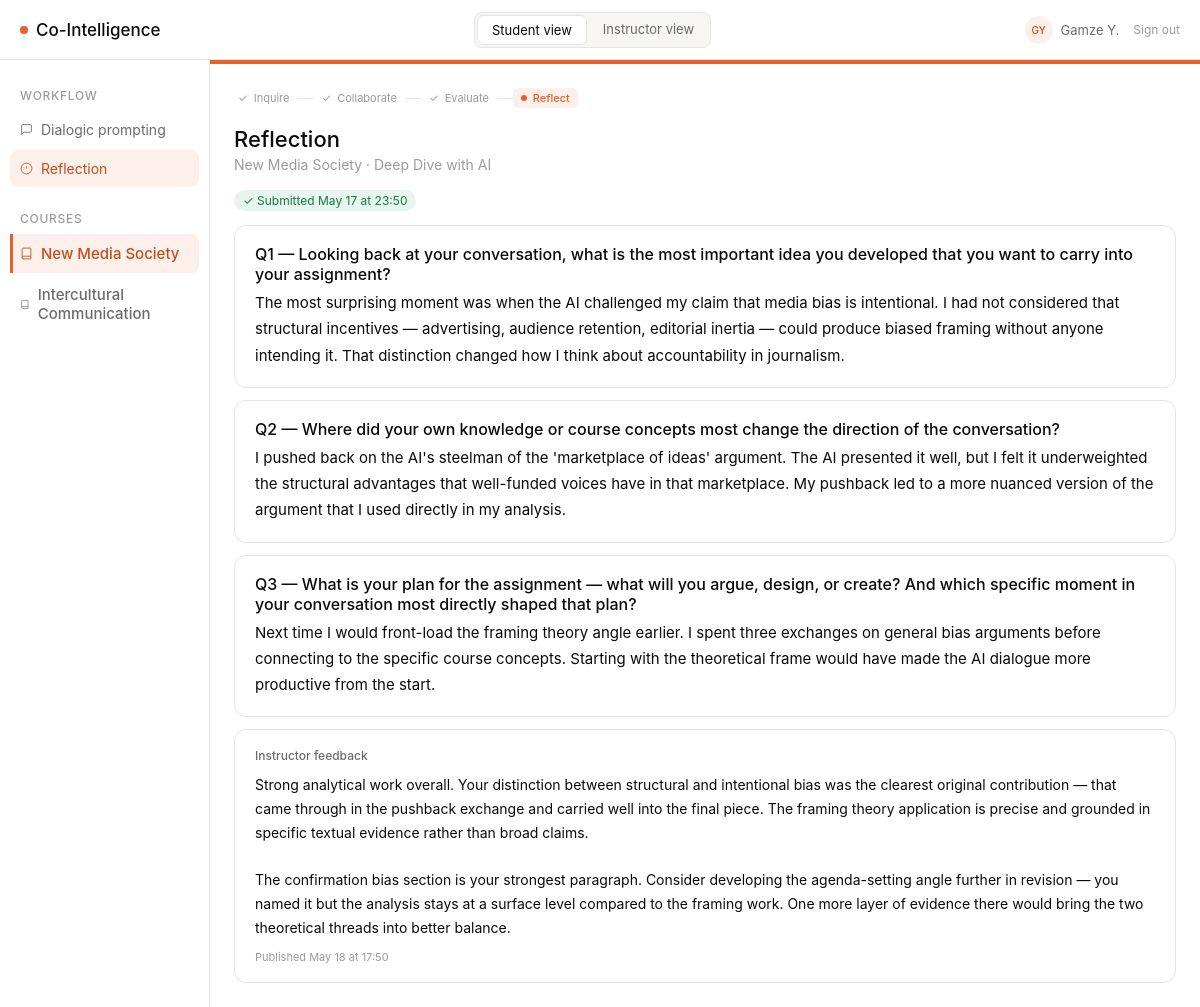
Page /student/reflection (signed in) on the committed database.
### models/models.py (models this page shows, shortened)
class User(db.Model, UserMixin):
    __tablename__ = "users"
    id = db.Column(db.Integer, primary_key=True)
    role = db.Column(db.String(20), nullable=False, default="student")  # instructor | student | dev
    display_name = db.Column(db.String(100), nullable=False)
    is_dev = db.Column(db.Boolean, nullable=False, default=False)

class Course(db.Model):
    __tablename__ = "courses"
    id = db.Column(db.Integer, primary_key=True)
    name = db.Column(db.String(200), nullable=False)
    learning_objective = db.Column(db.Text, nullable=False)
    required_concepts = db.Column(db.JSON, nullable=False, default=list)
    output_modalities = db.Column(db.JSON, nullable=False, default=list)
    min_exchanges = db.Column(db.Integer, nullable=False, default=5)
    color = db.Column(db.String(20), nullable=False, default="#E8602A")
    color_light = db.Column(db.String(20), nullable=False, default="#FDF0EA")
    color_text = db.Column(db.String(20), nullable=False, default="#C04E1E")
    color_hover = db.Column(db.String(20), nullable=False, default="#d4521f")
    assignments = db.relationship("Assignment", back_populates="course")
    students = db.relationship("Student", back_populates="course")

class Assignment(db.Model):
    __tablename__ = "assignments"
    id = db.Column(db.Integer, primary_key=True)
    course_id = db.Column(db.Integer, db.ForeignKey("courses.id"), nullable=False)
    title = db.Column(db.String(200), nullable=False)
    description = db.Column(db.Text, nullable=False)
    due_date = db.Column(db.DateTime, nullable=True)
    modality = db.Column(db.String(100), nullable=True)
    instructions = db.Column(db.Text, nullable=True)
    sections_config = db.Column(db.JSON, nullable=True)
    concepts_required = db.Column(db.Boolean, nullable=False, default=False)
    required_concepts = db.Column(db.JSON, nullable=False, default=list)
    intensity = db.Column(db.String(50), nullable=False, default="balanced")
    phase_1_end = db.Column(db.Integer, nullable=False, default=3)
    phase_2_end = db.Column(db.Integer, nullable=False, default=6)
    phase_3_end = db.Column(db.Integer, nullable=False, default=9)
    supplementary_instructions = db.Column(db.Text, nullable=False, default="")
    max_score = db.Column(db.Float, nullable=False, default=100)
    reflection_q1 = db.Column(db.Text, nullable=False, default="Looking back at your conversation, what is the most important idea you developed that you want to carry into your assignment?")
    reflection_q2 = db.Column(db.Text, nullable=False, default="Where did your own knowledge or course concepts most change the direction of the conversation?")
    reflection_q3 = db.Column(db.Text, nullable=False, default="What is your plan for the assignment — what will you argue, design, or create? And which specific moment in your conversation most directly shaped that plan?")
    course = db.relationship("Course", back_populates="assignments")
    exchanges = db.relationship("PromptExchange", back_populates="assignment")
    reflections = db.relationship("Reflection", back_populates="assignment")
    outputs = db.relationship("Output", back_populates="assignment")
    assessment_scores = db.relationship("AssessmentScore", back_populates="assignment")
    session_summaries = db.relationship("SessionSummary", back_populates="assignment")

class Reflection(db.Model):
    __tablename__ = "reflections"
    id = db.Column(db.Integer, primary_key=True)
    student_id = db.Column(db.Integer, db.ForeignKey("students.id"), nullable=False)
    assignment_id = db.Column(db.Integer, db.ForeignKey("assignments.id"), nullable=False)
    question_1 = db.Column(db.Text, nullable=False)
    question_2 = db.Column(db.Text, nullable=False)
    question_3 = db.Column(db.Text, nullable=False)
    submitted_at = db.Column(db.DateTime, default=datetime.utcnow)
    is_submitted = db.Column(db.Boolean, nullable=False, default=False)
    is_reopened = db.Column(db.Boolean, nullable=False, default=False)
    reopened_at = db.Column(db.DateTime, nullable=True)
    resubmitted_at = db.Column(db.DateTime, nullable=True)
    student = db.relationship("Student", back_populates="reflections")
    assignment = db.relationship("Assignment", back_populates="reflections")

class Grade(db.Model):
    __tablename__ = "grades"
    id = db.Column(db.Integer, primary_key=True)
    student_id = db.Column(db.Integer, db.ForeignKey("students.id"), nullable=False)
    assignment_id = db.Column(db.Integer, db.ForeignKey("assignments.id"), nullable=False)
    score = db.Column(db.Float, nullable=True)
    max_score = db.Column(db.Float, nullable=False, default=100)
    feedback = db.Column(db.Text, nullable=True)
    is_published = db.Column(db.Boolean, nullable=False, default=False)
    published_at = db.Column(db.DateTime, nullable=True)
    created_at = db.Column(db.DateTime, default=datetime.utcnow)
    updated_at = db.Column(db.DateTime, default=datetime.utcnow)
    student = db.relationship("Student")
    assignment = db.relationship("Assignment")

### routes/student_routes.py (the view, shortened to what this page needs)
@student_bp.route("/reflection", methods=["GET", "POST"])
def reflection():
    student, assignment, course = _get_context()
    existing = Reflection.query.filter_by(
        student_id=student.id, assignment_id=assignment.id
    ).first()
    questions = {
        "question_1": getattr(assignment, "reflection_q1", None) or DEFAULT_REFLECTION_QUESTIONS["question_1"],
        "question_2": getattr(assignment, "reflection_q2", None) or DEFAULT_REFLECTION_QUESTIONS["question_2"],
        "question_3": getattr(assignment, "reflection_q3", None) or DEFAULT_REFLECTION_QUESTIONS["question_3"],
    }
    grade = Grade.query.filter_by(
        student_id=student.id, assignment_id=assignment.id
    ).first()
    return render_template(
        "student/reflection.html",
        student=student,
        assignment=assignment,
        course=course,
        existing=existing,
        questions=questions,
        grade=grade,
    )

### templates/student/reflection.html (shortened to what this page needs)
{% extends "base.html" %}
{% block sidebar %}
<nav class="sidebar">
  <div class="sidebar-section">Workflow</div>
  <a href="{{ url_for('student.prompting') }}"
     class="sidebar-item{% if request.endpoint == 'student.prompting' %} active{% endif %}">
    <svg width="13" height="13" fill="none" stroke="currentColor" stroke-width="1.6" viewBox="0 0 24 24"><path d="M21 15a2 2 0 0 1-2 2H7l-4 4V5a2 2 0 0 1 2-2h14a2 2 0 0 1 2 2z"/></svg>
    Dialogic prompting
  </a>
  <a href="{{ url_for('student.reflection') }}"
     class="sidebar-item{% if request.endpoint == 'student.reflection' %} active{% endif %}">
    <svg width="13" height="13" fill="none" stroke="currentColor" stroke-width="1.6" viewBox="0 0 24 24"><circle cx="12" cy="12" r="10"/><line x1="12" y1="8" x2="12" y2="12"/><line x1="12" y1="16" x2="12.01" y2="16"/></svg>
    Reflection
  </a>
  {% include "_course_nav.html" %}
</nav>
{% endblock %}
{% block content %}
{% set is_submitted = existing is not none and existing.is_submitted %}
{% set is_reopened  = existing is not none and existing.is_submitted and existing.is_reopened %}
<div style="margin-bottom:18px;">
  <div class="phase-track">
    <div class="phase-step done">
      <span class="phase-check">✓</span> Inquire
    </div>
    <div class="phase-sep"></div>
    <div class="phase-step done">
      <span class="phase-check">✓</span> Collaborate
    </div>
    <div class="phase-sep"></div>
    <div class="phase-step done">
      <span class="phase-check">✓</span> Evaluate
    </div>
    <div class="phase-sep"></div>
    <div class="phase-step active">
      <span class="phase-dot"></span><span class="phase-check">✓</span> Reflect
    </div>
  </div>
</div>
<div style="margin-bottom:16px;">
  <h1 class="page-title">Reflection</h1>
  <div class="page-sub">{{ course.name }} &middot; {{ assignment.title }}</div>
</div>
{% if is_submitted and not is_reopened %}
<div style="margin-bottom:14px;">
  <span class="pill pill-submitted">&#10003; Submitted {{ existing.submitted_at.strftime('%b %d at %H:%M') }}
  </span>
</div>
<div class="card q-card">
  <div class="q-label">Q1 — {{ questions['question_1'] }}</div>
  <div class="q-answer">{{ existing.question_1 }}</div>
</div>
<div class="card q-card">
  <div class="q-label">Q2 — {{ questions['question_2'] }}</div>
  <div class="q-answer">{{ existing.question_2 }}</div>
</div>
<div class="card q-card">
  <div class="q-label">Q3 — {{ questions['question_3'] }}</div>
  <div class="q-answer">{{ existing.question_3 }}</div>
</div>
<div class="card" style="margin-top:4px;">
  <div style="font-size:12px;font-weight:500;color:var(--text-secondary);margin-bottom:10px;">Instructor feedback</div>
  {% if grade and grade.is_published %}
    {% if grade.feedback %}
    <div style="font-size:14px;color:var(--text-primary);line-height:1.7;white-space:pre-wrap;margin-bottom:10px;">{{ grade.feedback }}</div>
    {% endif %}
    <div style="font-size:11px;color:var(--text-tertiary);">Published {{ grade.published_at.strftime('%b %d at %H:%M') }}</div>
  {% else %}
    <div style="font-size:12px;color:var(--text-tertiary);">Your instructor will leave feedback here after reviewing your work.</div>
  {% endif %}
</div>
{% endif %}
{% endblock %}

### templates/base.html (shortened to what this page needs)
<!DOCTYPE html>
<html lang="en">
<head>
  <link rel="stylesheet" href="{{ url_for('static', filename='style.css') }}" />
  <link rel="stylesheet" href="https://cdn.jsdelivr.net/npm/@tabler/icons-webfont@latest/tabler-icons.min.css" />
</head>
<body>
{% set is_student    = request.path.startswith('/student') %}
{% set is_instructor = request.path.startswith('/instructor') %}
{% if current_user.is_authenticated %}
  {% set _display = current_user.display_name %}
  {% set _parts   = _display.split() %}
  {% set _initials = (_parts[0][0] + (_parts[1][0] if _parts|length > 1 else ''))|upper %}
{% elif is_student %}
  {% set _display  = "Alex M." %}
  {% set _initials = "AM" %}
{% else %}
  {% set _display  = "Instructor" %}
  {% set _initials = "IN" %}
{% endif %}
<div class="app">
  <div class="topbar">
    <a class="logo" href="/">
      <span class="logo-dot"></span>
      Co-Intelligence
    </a>
    <div class="topbar-toggles">
      {% if current_user.is_authenticated and current_user.role == 'student' %}
        <span class="topbar-toggle active" style="cursor:default;">Student view</span>
      {% else %}
        <a href="{{ url_for('student.prompting') }}"
           class="topbar-toggle{% if is_student %} active{% endif %}">
          Student view
        </a>
        <a href="{{ url_for('instructor.dashboard') }}"
           class="topbar-toggle{% if is_instructor %} active{% endif %}">
          Instructor view
        </a>
      {% endif %}
    </div>
    <div class="topbar-user">
      <div class="user-avatar">{{ _initials }}</div>
      <span class="user-name">{{ _display }}</span>
      <a href="{{ url_for('logout') }}"
         style="font-size:12px;color:var(--text-tertiary);text-decoration:none;margin-left:6px;">
        Sign out
      </a>
    </div>
  </div>
  <div class="main">
    {% block sidebar %}{% endblock %}
    <div class="content">
      {% block content %}{% endblock %}
    </div>
  </div>
</div>
</body>
</html>

### templates/_course_nav.html
{% if all_courses and all_courses | length > 1 %}
<div class="sidebar-section" style="margin-top:8px;">Courses</div>
{% for c in all_courses %}
<a href="{{ url_for('switch_course', course_id=c.id) }}"
   class="sidebar-item{% if c.id == current_course_id %} active{% endif %}"
   style="font-size:15px;font-weight:500;{% if c.id == current_course_id %}border-left:3px solid {{ course_color }};border-radius:0 8px 8px 0;padding-left:7px;{% endif %}">
  <svg width="13" height="13" fill="none" stroke="currentColor" stroke-width="1.6" viewBox="0 0 24 24">
    <path d="M4 19.5A2.5 2.5 0 0 1 6.5 17H20"/><path d="M6.5 2H20v20H6.5A2.5 2.5 0 0 1 4 19.5v-15A2.5 2.5 0 0 1 6.5 2z"/>
  </svg>
  {{ c.name }}
</a>
{% endfor %}
{% endif %}

### rows in the picture
User: display_name "Gamze Y."
Course: name "New Media Society"
Course: name "Intercultural Communication"
Assignment: title "Deep Dive with AI", question_1 "Looking back at your conversation, what is the most important idea you developed that you want to carry into your assignment?", question_2 "Where did your own knowledge or course concepts most change the direction of the conversation?", question_3 "What is your plan for the assignment — what will you argue, design, or create? And which specific moment in your conversation most directly shaped that plan?"
Reflection: submitted_at "May 17 at 23:50", question_1 "The most surprising moment was when the AI challenged my claim that media bias is intentional. I had not considered that structural incentives — advertising, audience retention, editorial inertia — could produce biased framing without anyone intending it. That distinction changed how I think about accountability in journalism.", question_2 "I pushed back on the AI's steelman of the 'marketplace of ideas' argument. The AI presented it well, but I felt it underweighted the structural advantages that well-funded voices have in that marketplace. My pushback led to a more nuanced version of the argument that I used directly in my analysis.", question_3 "Next time I would front-load the framing theory angle earlier. I spent three exchanges on general bias arguments before connecting to the specific course concepts. Starting with the theoretical frame would have made the AI dialogue more productive from the start."
Grade: feedback "Strong analytical work overall. Your distinction between structural and intentional bias was the clearest original contribution — that came through in the pushback exchange and carried well into the final piece. The framing theory application is precise and grounded in specific textual evidence rather than broad claims. The confirmation bias section is your strongest paragraph. Consider developing the agenda-setting angle further in revision — you named it but the analysis stays at a surface level compared to the framing work. One more layer of evidence there would bring the two theoretical threads into better balance.", published_at "May 18 at 17:50"

### other values in the picture
{{ _initials }} "GY"
